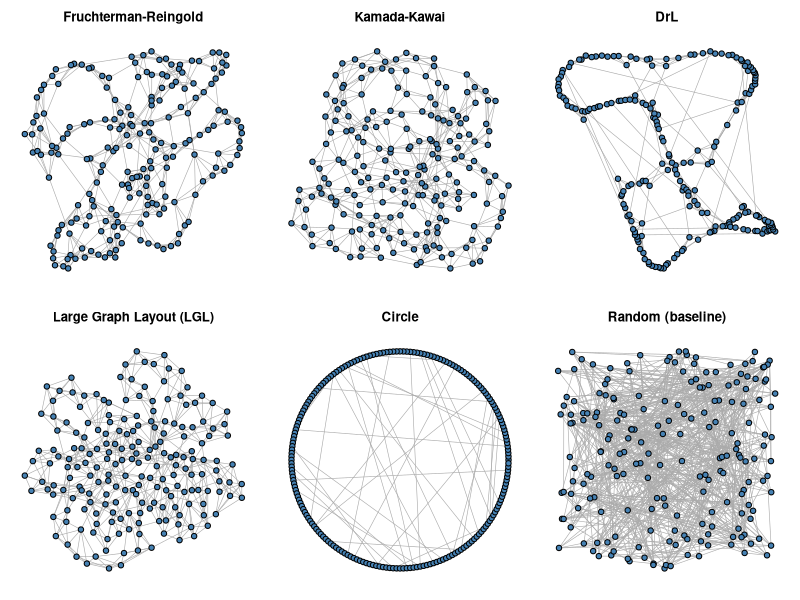

Generate this figure with R: (Note: this script raises an error after producing the figure.)
library(igraph)

# ============================================================
# Layout Algorithm Comparison
# Demonstrates how different layout algorithms visualise
# the same network in very different ways.
# ============================================================

# --- 1. Create a small-world network (Watts-Strogatz model) ---
# 100 nodes, each initially connected to 3 nearest neighbours,
# edges rewired with probability 0.05 to introduce shortcuts.
set.seed(42)
g <- sample_smallworld(dim = 1, size = 200, nei = 3, p = 0.03)

cat("Network summary:\n")
print(g)
cat("Nodes:", vcount(g), "\n")
cat("Edges:", ecount(g), "\n")
cat("Average path length:", mean_distance(g), "\n")
cat("Clustering coefficient:", transitivity(g, type = "average"), "\n\n")

# --- 2. Common visual style ---
node_col  <- "#4682B4"   # steel blue
edge_col  <- "#AAAAAA"
node_size <- 5
edge_width <- 0.6

# --- 3. Compute all layouts once (so comparisons are fair) ---
layout_fr      <- layout_with_fr(g)           # Fruchterman-Reingold
layout_kk      <- layout_with_kk(g)           # Kamada-Kawai
layout_drl     <- layout_with_drl(g)          # DrL (large graphs)
layout_lgl     <- layout_with_lgl(g)          # Large Graph Layout
layout_circle  <- layout_in_circle(g)         # Circle
layout_random  <- layout_randomly(g)          # Random (baseline)

# --- 4. Plot all layouts in one figure ---
par(mfrow = c(2, 3), mar = c(1, 1, 2.5, 1))

plot(g,
     layout        = layout_fr,
     main          = "Fruchterman-Reingold",
     vertex.size   = node_size,
     vertex.color  = node_col,
     vertex.label  = NA,
     edge.color    = edge_col,
     edge.width    = edge_width)

plot(g,
     layout        = layout_kk,
     main          = "Kamada-Kawai",
     vertex.size   = node_size,
     vertex.color  = node_col,
     vertex.label  = NA,
     edge.color    = edge_col,
     edge.width    = edge_width)

plot(g,
     layout        = layout_drl,
     main          = "DrL",
     vertex.size   = node_size,
     vertex.color  = node_col,
     vertex.label  = NA,
     edge.color    = edge_col,
     edge.width    = edge_width)

plot(g,
     layout        = layout_lgl,
     main          = "Large Graph Layout (LGL)",
     vertex.size   = node_size,
     vertex.color  = node_col,
     vertex.label  = NA,
     edge.color    = edge_col,
     edge.width    = edge_width)

plot(g,
     layout        = layout_circle,
     main          = "Circle",
     vertex.size   = node_size,
     vertex.color  = node_col,
     vertex.label  = NA,
     edge.color    = edge_col,
     edge.width    = edge_width)

plot(g,
     layout        = layout_random,
     main          = "Random (baseline)",
     vertex.size   = node_size,
     vertex.color  = node_col,
     vertex.label  = NA,
     edge.color    = edge_col,
     edge.width    = edge_width)

# Reset plotting parameters
par(mfrow = c(1, 1), mar = c(5, 4, 4, 2) + 0.1)


# ============================================================
# Fruchterman-Reingold Parameter Tuning
# Same algorithm, same network — different parameter settings.
#
# Key parameters:
#   niter      - number of iterations (default 500).
#                More iterations = layout has more time to settle.
#   start.temp - starting "temperature", i.e. maximum displacement
#                allowed per iteration (default = sqrt(node count)).
#               High temperature → nodes can move large distances per iteration → algorithm explores the space broadly, prioritising global structure (which nodes cluster far from which) over local refinement.
#               Low temperature → nodes move in tiny steps → algorithm gets trapped near starting positions, only fine-tuning within a small neighbourhood.

# ============================================================

?layout_with_fr()

# --- Compute six FR variants ---

# 1. Default reference
fr_default   <- layout_with_fr(g)

# 2. Very few iterations — layout barely had time to settle
fr_few_iter  <- layout_with_fr(g, niter = 30)

# 3. Many iterations — layout runs much longer, more refined
fr_many_iter <- layout_with_fr(g, niter = 5000)

# 4. High starting temperature — nodes are pushed far apart,
#    long-range structure dominates
fr_high_temp <- layout_with_fr(g, start.temp = vcount(g) * 2)

# 5. Low starting temperature — nodes can barely move,
#    result stays close to random starting positions
fr_low_temp  <- layout_with_fr(g, start.temp = 0.5)

# 6. Edge weights = 1 / path distance between endpoints,
#    so nearby (short-path) neighbours attract more strongly
path_dist    <- distances(g)
edge_list    <- as_edgelist(g, names = FALSE)
edge_weights <- 1 / path_dist[edge_list]   # element-wise lookup

fr_weighted  <- layout_with_fr(g, weights = edge_weights)

# --- Plot all six variants ---
par(mfrow = c(2, 3), mar = c(1, 1, 3, 1))

plot(g, layout = fr_default,
     main         = "Default\n(niter=500, default temp)",
     vertex.size  = node_size, vertex.color = node_col,
     vertex.label = NA, edge.color = edge_col, edge.width = edge_width)

plot(g, layout = fr_few_iter,
     main         = "Few iterations\n(niter=30)",
     vertex.size  = node_size, vertex.color = node_col,
     vertex.label = NA, edge.color = edge_col, edge.width = edge_width)

plot(g, layout = fr_many_iter,
     main         = "Many iterations\n(niter=5000)",
     vertex.size  = node_size, vertex.color = node_col,
     vertex.label = NA, edge.color = edge_col, edge.width = edge_width)

plot(g, layout = fr_high_temp,
     main         = "High temperature\n(start.temp = 2 * N)",
     vertex.size  = node_size, vertex.color = node_col,
     vertex.label = NA, edge.color = edge_col, edge.width = edge_width)

plot(g, layout = fr_low_temp,
     main         = "Low temperature\n(start.temp = 0.5)",
     vertex.size  = node_size, vertex.color = node_col,
     vertex.label = NA, edge.color = edge_col, edge.width = edge_width)

plot(g, layout = fr_weighted,
     main         = "Weighted edges\n(weight = 1 / path distance)",
     vertex.size  = node_size, vertex.color = node_col,
     vertex.label = NA, edge.color = edge_col, edge.width = edge_width)

par(mfrow = c(1, 1), mar = c(5, 4, 4, 2) + 0.1)
